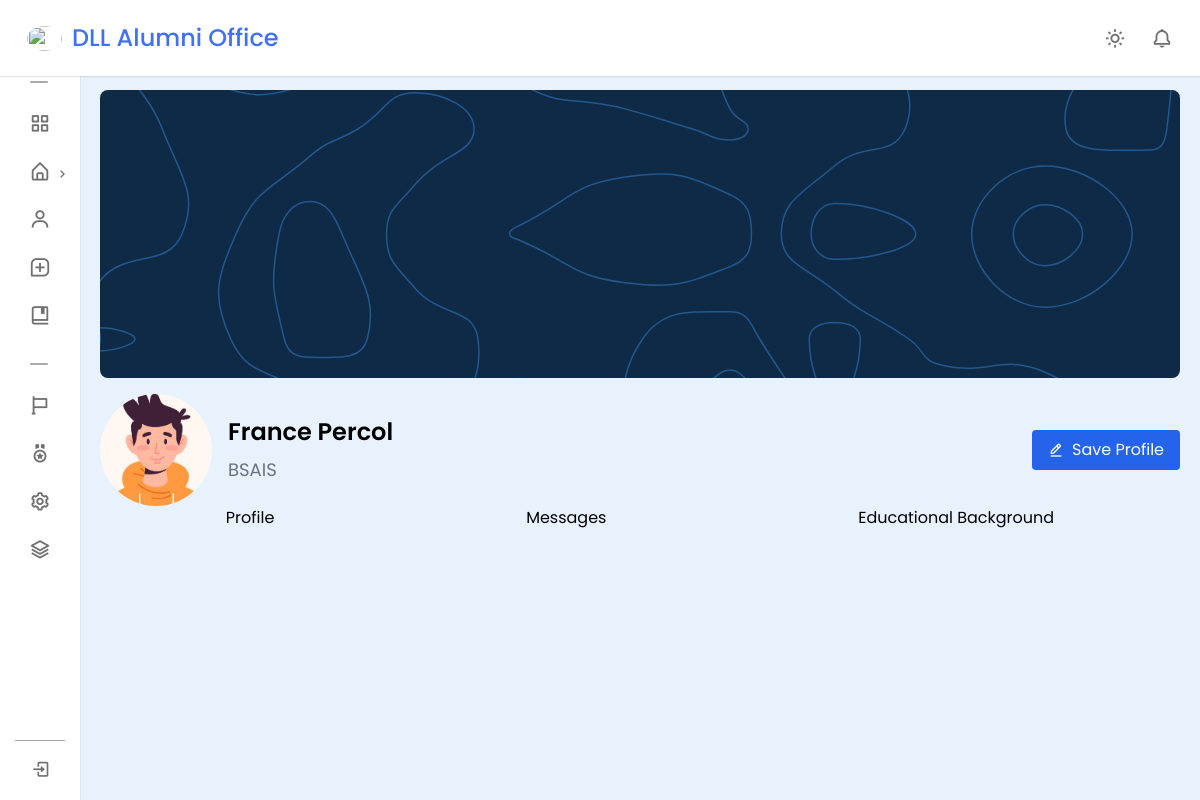
/alumni/A10001/, run on the app's committed database.
### AlumniManagement/models.py (models this page shows, shortened)
class Alumni_Demographic_Profile(models.Model):
    user = models.OneToOneField(User, on_delete=models.CASCADE, blank=True, null=True)
    alumni_id = models.CharField(primary_key=True, max_length=6)
    fname = models.CharField(max_length=64)
    lname = models.CharField(max_length=64)
    mi = models.CharField(max_length=2, blank=True)
    suffix = models.CharField(max_length=3, blank=True)
    course_id = models.ForeignKey(Course, on_delete=models.CASCADE)
    sex = models.CharField(max_length=10, choices=SEX_CHOICES)
    religion = models.CharField(max_length=64)
    marital_status = models.CharField(max_length=64)
    date_of_birth = models.DateField()
    country = models.ForeignKey(Country, on_delete=models.CASCADE, default='Philippines')
    province = models.ForeignKey(Province, on_delete=models.CASCADE, default="Quezon")
    city = models.ForeignKey(City, on_delete=models.CASCADE, default='Lucena City')
    barangay = models.ForeignKey(Barangay, on_delete=models.CASCADE, default='Dalahican')

class Course(models.Model):
    course_id = models.CharField(max_length=6, primary_key=True)
    course_name = models.CharField(max_length=64, blank=False)
    course_desc = models.CharField(max_length=255, blank=True)
    field_type = models.CharField(max_length=64, choices=FIELD_CHOICES, default='technology')
    def __str__(self):
        return f'{self.course_id}'

### AlumniManagement/views.py (the view)
# urls.py: path('alumni/<str:alumni_id>/', views.alumni_profile, name='alumni_profile'),
def alumni_profile(request, alumni_id):
    alumni = Alumni_Demographic_Profile.objects.get(alumni_id=alumni_id)
    context = {
        'alumni':alumni
    }
    return render(request, 'AlumniManagement/alumni_profile.html', context)

### AlumniManagement/templates/AlumniManagement/alumni_profile.html (shortened to what this page needs)
{% extends 'base_alumni_management.html' %}
{% block content %}
{% load static %}
<div>
    <div class="relative">
        <img src="{% static 'AlumniManagement/img/bg.svg' %}" class="w-full h-72 object-cover rounded-lg" alt="">
    </div>
    <div class="flex items-center gap-4 mt-4">
        {% if alumni.sex == 'male' %}
            <img src="{% static "AlumniManagement/img/avatar-male.jpg" %}" class="w-28 h-28 object-cover rounded-full" alt="">
        {% else %}
            <img src="{% static "AlumniManagement/img/avatar-female.jpg" %}" class="w-28 h-28 object-cover rounded-full" alt="">
        {% endif %}
        <div>
            <h2 class="text-2xl font-semibold mb-2">{{alumni.fname}} {{alumni.mi}} {{alumni.lname}}</h2>
            <span class="text-lg text-gray-500">{{alumni.course_id}}</span>
        </div>
        <a href="#" class="py-2 px-4 rounded bg-blue-600 sm:flex items-center gap-2 text-white hover:bg-blue-700 ml-auto hidden">
            <i class='bx bx-edit-alt' ></i>
            Save Profile
        </a>
    </div>
    <div class="tabs mb-5 flex list-none flex-row flex-wrap border-b-0 pl-0">
        <div class="flex-auto text-center">
            <div class="tab" onclick="openTab(event, 'tab1')" class="my-2 block border-x-0 border-b-2 border-t-0 border-transparent px-7 pb-3.5 pt-4 text-xs font-medium uppercase leading-tight text-neutral-500 hover:isolate hover:border-transparent hover:bg-neutral-100 focus:isolate focus:border-transparent">Profile</div>
        </div>
        <div class="flex-auto text-center">
            <div class="tab" onclick="openTab(event, 'tab2')" class="my-2 block border-x-0 border-b-2 border-t-0 border-transparent px-7 pb-3.5 pt-4 text-xs font-medium uppercase leading-tight text-neutral-500 hover:isolate hover:border-transparent hover:bg-neutral-100 focus:isolate focus:border-transparent">Messages</div>
        </div>
        <div class="flex-auto text-center">
            <div class="tab" onclick="openTab(event, 'tab3')" class="my-2 block border-x-0 border-b-2 border-t-0 border-transparent px-7 pb-3.5 pt-4 text-xs font-medium uppercase leading-tight text-neutral-500 hover:isolate hover:border-transparent hover:bg-neutral-100 focus:isolate focus:border-transparent">Educational Background</div>
        </div>
    </div>
{% endblock content %}

### static/AlumniManagement/css/sidebar.css (style rules this page uses)
* { margin: 0; padding: 0; box-sizing: border-box; font-family: "Poppins", sans-serif; }
:root { --white-color: #fff; --white-to-grey-color: #fff; --blue-color: #4070f4; --grey-color: #707070; --grey-color-light: #aaa; --black-color: #000000; --black-to-blue-color: #000000; --black-to-green-color: #000000; }
body { background-color: #e7f2fd; transition: all 0.5s ease; }

### AlumniManagement/templates/AlumniManagement/alumni_profile.html (style rules this page uses)
.tab { cursor: pointer; }

### data on the page
Alumni_Demographic_Profile: fname "France", lname "Percol", course_id "BSAIS"
